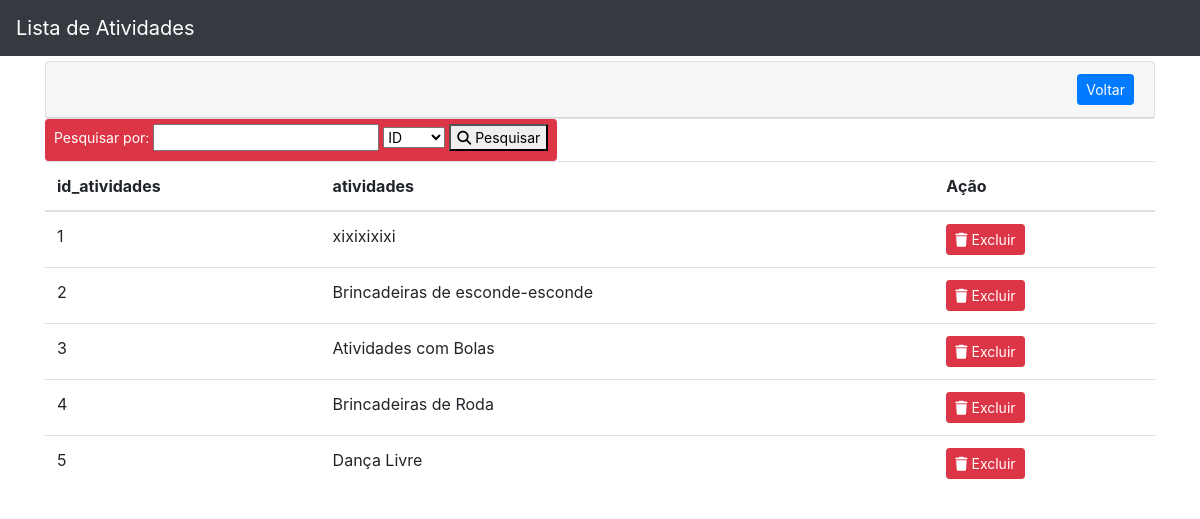
The page /listar_atividades.php on the database as committed earlier.
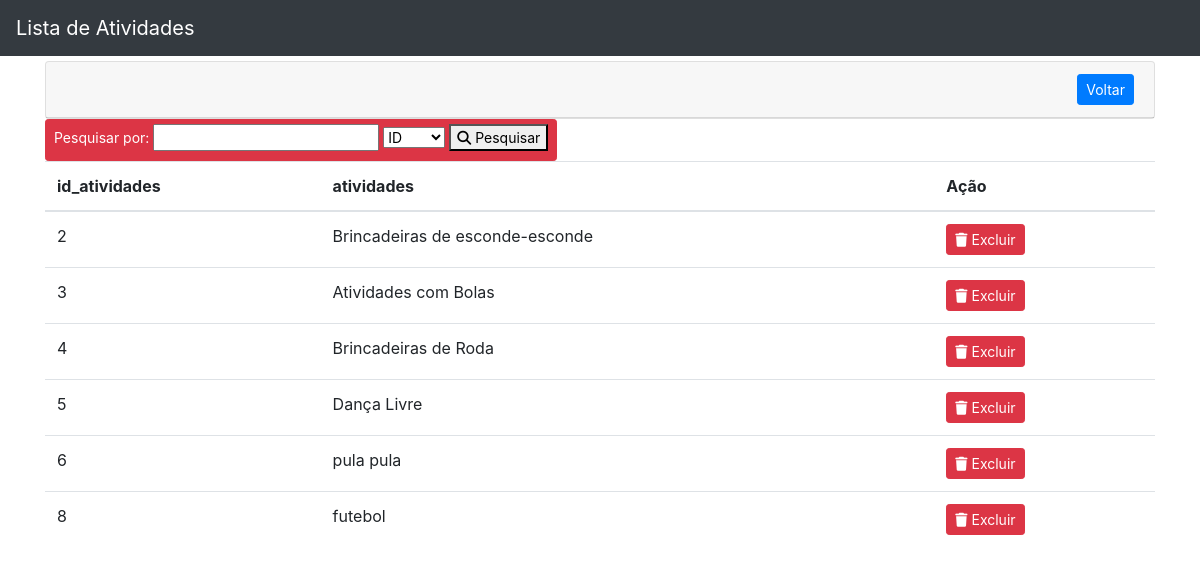
The same page on the database as committed later.
### tables this page shows
CREATE TABLE `atividades` (
  `id_atividades` int(11) NOT NULL,
  `atividades` varchar(200) NOT NULL
);

### listar_atividades.php (the view, shortened to what this page needs)
<!DOCTYPE html>
<html>
<head>
  <link rel="stylesheet" href="https://cdn.jsdelivr.net/npm/bootstrap@4.3.1/dist/css/bootstrap.min.css">
</head>
<body>
  <nav class="navbar navbar-expand-sm bg-dark navbar-dark">
    <a class="navbar-brand" href="#">Lista de Atividades</a>
  </nav>
  <div class="container" style="margin-top: 5px;">
    <div style="text-align: left;">
      <div class="card">
        <div class="card-header">
          <div class="row">
            <div class="col-md-9"></div>
            <div class="col-md-3" align="right">
              <a href="ini.php" role="button" class="btn btn-sm btn-primary">Voltar</a>
            </div>
          </div>
        </div>
      </div>
      <form class="btn btn-danger btn-sm" method="post" action="pesquisa.php">
        <label>Pesquisar por:</label>
        <input type="text" name="pesquisa" autocomplete="off" required>
        <select name="tipo">
          <option value="id">ID</option>
        </select>
        <button type="submit"><i class="fas fa-search"></i>&nbsp;Pesquisar</button>
      </form>
      <table class="table">
        <thead>
          <tr>
            <th scope="col">id_atividades</th>
            <th scope="col">atividades</th>
            <th scope="col">Ação</th>
          </tr>
        </thead>
        <tbody>
          <?php
            include 'conexao.php';
            $sql = "SELECT * FROM `atividades`";
            $busca = mysqli_query($conexao, $sql);
            while ($array = mysqli_fetch_array($busca)) {
              $id_atividades = $array['id_atividades'];
              $atividades = $array['atividades'];
          ?>
          <tr>
            <td><?php echo $id_atividades; ?></td>
            <td><?php echo $atividades; ?></td>
            <td>
              <a class="btn btn-danger btn-sm" href="deletar_atividades.php?id=<?php echo $id_atividades; ?>" role="button"><i class="fas fa-trash"></i>&nbsp;Excluir</a>
            </td>
          </tr>
          <?php } ?>
        </tbody>
      </table>
    </div>
  </div>
</body>
</html>

Rows that differ between the two databases and show on the page:
removed atividades: id_atividades "1", atividades "xixixixixi"
added atividades: id_atividades "6", atividades "pula pula"
added atividades: id_atividades "8", atividades "futebol"
